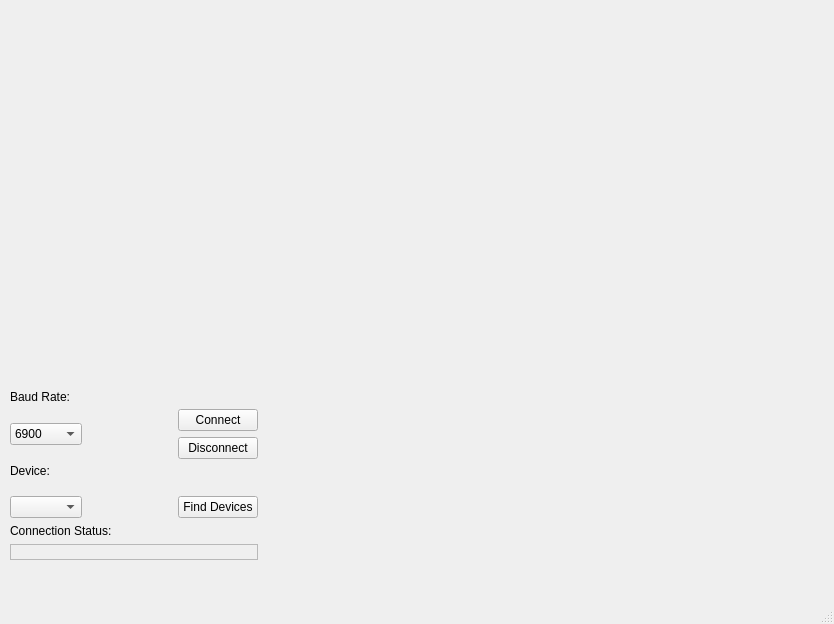
<?xml version="1.0" encoding="UTF-8"?>
<ui version="4.0">
 <class>MainWindow</class>
 <widget class="QMainWindow" name="MainWindow">
  <property name="geometry">
   <rect>
    <x>0</x>
    <y>0</y>
    <width>834</width>
    <height>624</height>
   </rect>
  </property>
  <property name="windowTitle">
   <string>MainWindow</string>
  </property>
  <widget class="QWidget" name="centralwidget">
   <property name="minimumSize">
    <size>
     <width>834</width>
     <height>0</height>
    </size>
   </property>
   <widget class="QWidget" name="">
    <property name="geometry">
     <rect>
      <x>10</x>
      <y>20</y>
      <width>796</width>
      <height>540</height>
     </rect>
    </property>
    <layout class="QGridLayout" name="gridLayout_2">
     <item row="0" column="0">
      <widget class="QCustomPlot" name="customPlot" native="true">
       <property name="sizePolicy">
        <sizepolicy hsizetype="Expanding" vsizetype="Expanding">
         <horstretch>0</horstretch>
         <verstretch>0</verstretch>
        </sizepolicy>
       </property>
       <property name="minimumSize">
        <size>
         <width>761</width>
         <height>351</height>
        </size>
       </property>
      </widget>
     </item>
     <item row="1" column="0">
      <layout class="QHBoxLayout" name="horizontalLayout_2">
       <item>
        <layout class="QVBoxLayout" name="verticalLayout_3">
         <item>
          <layout class="QHBoxLayout" name="horizontalLayout">
           <item>
            <layout class="QVBoxLayout" name="verticalLayout">
             <item>
              <widget class="QLabel" name="label">
               <property name="text">
                <string>Baud Rate:</string>
               </property>
              </widget>
             </item>
             <item>
              <widget class="QComboBox" name="BaudRateSelect">
               <item>
                <property name="text">
                 <string>6900</string>
                </property>
               </item>
               <item>
                <property name="text">
                 <string>38400</string>
                </property>
               </item>
               <item>
                <property name="text">
                 <string>115200</string>
                </property>
               </item>
              </widget>
             </item>
             <item>
              <widget class="QLabel" name="label_3">
               <property name="text">
                <string>Device:</string>
               </property>
              </widget>
             </item>
             <item>
              <widget class="QComboBox" name="deviceSelect"/>
             </item>
            </layout>
           </item>
           <item>
            <spacer name="horizontalSpacer">
             <property name="orientation">
              <enum>Qt::Horizontal</enum>
             </property>
             <property name="sizeHint" stdset="0">
              <size>
               <width>38</width>
               <height>20</height>
              </size>
             </property>
            </spacer>
           </item>
           <item>
            <layout class="QVBoxLayout" name="verticalLayout_2">
             <item>
              <spacer name="verticalSpacer_2">
               <property name="orientation">
                <enum>Qt::Vertical</enum>
               </property>
               <property name="sizeHint" stdset="0">
                <size>
                 <width>20</width>
                 <height>13</height>
                </size>
               </property>
              </spacer>
             </item>
             <item>
              <widget class="QPushButton" name="connectButton">
               <property name="text">
                <string>Connect</string>
               </property>
              </widget>
             </item>
             <item>
              <widget class="QPushButton" name="disconnectButton">
               <property name="text">
                <string>Disconnect</string>
               </property>
              </widget>
             </item>
             <item>
              <spacer name="verticalSpacer">
               <property name="orientation">
                <enum>Qt::Vertical</enum>
               </property>
               <property name="sizeHint" stdset="0">
                <size>
                 <width>20</width>
                 <height>13</height>
                </size>
               </property>
              </spacer>
             </item>
             <item>
              <widget class="QPushButton" name="FindDevices">
               <property name="text">
                <string>Find Devices</string>
               </property>
              </widget>
             </item>
            </layout>
           </item>
          </layout>
         </item>
         <item>
          <widget class="QLabel" name="label_2">
           <property name="text">
            <string>Connection Status:</string>
           </property>
          </widget>
         </item>
         <item>
          <widget class="QLabel" name="ConnectionStatusLbl">
           <property name="frameShape">
            <enum>QFrame::StyledPanel</enum>
           </property>
           <property name="text">
            <string/>
           </property>
          </widget>
         </item>
        </layout>
       </item>
       <item>
        <spacer name="horizontalSpacer_2">
         <property name="orientation">
          <enum>Qt::Horizontal</enum>
         </property>
         <property name="sizeHint" stdset="0">
          <size>
           <width>548</width>
           <height>20</height>
          </size>
         </property>
        </spacer>
       </item>
      </layout>
     </item>
    </layout>
   </widget>
  </widget>
  <widget class="QMenuBar" name="menubar">
   <property name="geometry">
    <rect>
     <x>0</x>
     <y>0</y>
     <width>834</width>
     <height>22</height>
    </rect>
   </property>
  </widget>
  <widget class="QStatusBar" name="statusbar"/>
 </widget>
 <customwidgets>
  <customwidget>
   <class>QCustomPlot</class>
   <extends>QWidget</extends>
   <header>qcustomplot.h</header>
   <container>1</container>
  </customwidget>
 </customwidgets>
 <resources/>
 <connections/>
</ui>
